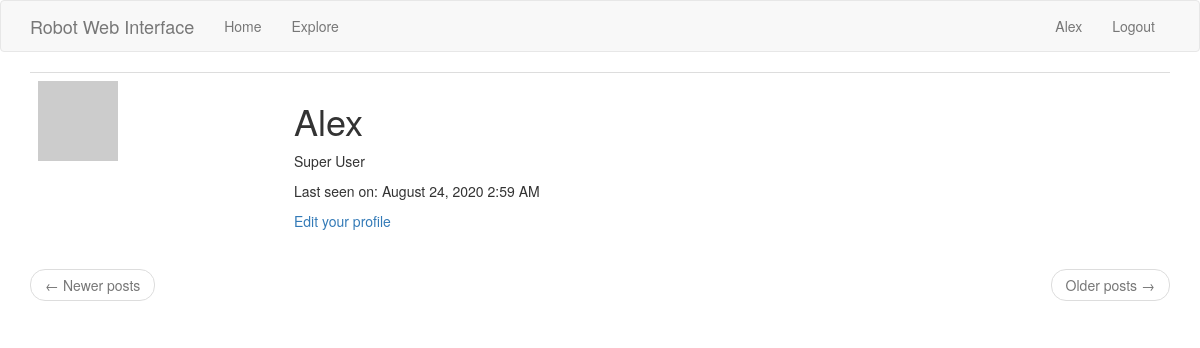
Page /user/Alex (signed in) on the earlier database version.
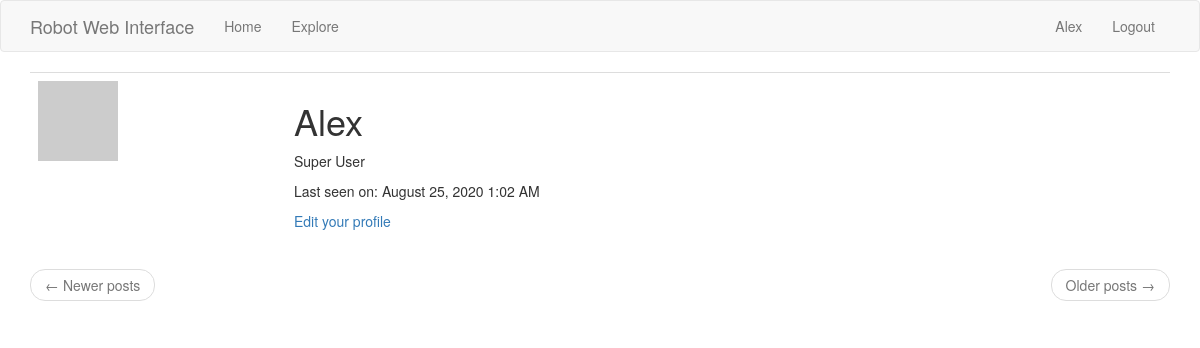
Same page on the later database version.
### webapp/models.py (models this page shows, shortened)
class PaginatedAPIMixin(object):
    @staticmethod
    def to_collection_dict(query, page, per_page, endpoint, **kwargs):
        resources = query.paginate(page, per_page, False)
        data = {
            'items': [item.to_dict() for item in resources.items],
            '_meta': {
                'page': page,
                'per_page': per_page,
                'total_pages': resources.pages,
                'total_items': resources.total
            },
            '_links': {
                'self': url_for(endpoint, page=page, per_page=per_page,
                                **kwargs),
                'next': url_for(endpoint, page=page + 1, per_page=per_page,
                                **kwargs) if resources.has_next else None,
                'prev': url_for(endpoint, page=page - 1, per_page=per_page,
                                **kwargs) if resources.has_prev else None
            }
        }
        return data

class User(PaginatedAPIMixin, UserMixin, db.Model):
    id = db.Column(db.Integer, primary_key=True)
    username = db.Column(db.String(64), index=True, unique=True)
    email = db.Column(db.String(120), index=True, unique=True)
    password_hash = db.Column(db.String(128))
    posts = db.relationship('Post', backref='author', lazy='dynamic')
    about_me = db.Column(db.String(140))
    last_seen = db.Column(db.DateTime, default=datetime.utcnow)
    token = db.Column(db.String(32), index=True, unique=True)
    token_expiration = db.Column(db.DateTime)
    def avatar(self, size):
        digest = md5(self.email.lower().encode('utf-8')).hexdigest()
        return 'https://www.gravatar.com/avatar/{}?d=identicon&s={}'.format(
            digest, size)

### webapp/main/routes.py (the view)
@bp.route('/user/<username>')
@login_required
def user(username):
    user = User.query.filter_by(username=username).first_or_404()
    page = request.args.get('page', 1, type=int)
    posts = user.posts.order_by(Post.timestamp.desc()).paginate(
        page, current_app.config['POSTS_PER_PAGE'], False)
    next_url = url_for('user', username=user.username, page=posts.next_num) \
        if posts.has_next else None
    prev_url = url_for('user', username=user.username, page=posts.prev_num) \
        if posts.has_prev else None
    form = EmptyForm()
    return render_template('user.html', user=user, posts=posts.items, next_url=next_url, prev_url=prev_url, form=form)

### webapp/main/routes.py (called while the page is built)
@bp.before_request
def before_request():
    if current_user.is_authenticated:
        current_user.last_seen = datetime.utcnow()
        db.session.commit()

### webapp/models.py (called while the page is built)
@login.user_loader
def load_user(user_id):
    return User.query.get(int(user_id))

### webapp/templates/user.html (shortened to what this page needs)
{% extends "base.html" %}
{% block app_content %}
    <table class="table table-hover">
        <tr>
            <td width="256px"><img src="{{ user.avatar(256) }}"></td>
            <td>
                <h1>{{ user.username }}</h1>
                {% if user.about_me %}<p>{{ user.about_me }}</p>{% endif %}
                {% if user.last_seen %}
                <p>Last seen on: {{ moment(user.last_seen).format('LLL') }}</p>
                {% endif %}
                {% if user == current_user %}
                <p><a href="{{ url_for('main.edit_profile') }}">Edit your profile</a></p>
                {% endif %}
            </td>
        </tr>
    </table>
    <nav aria-label="...">
        <ul class="pager">
            <li class="previous{% if not prev_url %} disabled{% endif %}">
                <a href="{{ prev_url or '#' }}">
                    <span aria-hidden="true">&larr;</span> Newer posts
                </a>
            </li>
            <li class="next{% if not next_url %} disabled{% endif %}">
                <a href="{{ next_url or '#' }}">
                    Older posts <span aria-hidden="true">&rarr;</span>
                </a>
            </li>
        </ul>
    </nav>
{% endblock %}

### webapp/templates/base.html (shortened to what this page needs)
{% extends 'bootstrap/base.html' %}
{% block scripts %}
    <link rel="stylesheet" href="{{ url_for('static', filename='index.css') }}">
{% endblock %}
{% block navbar %}
    <nav class="navbar navbar-default">
        <div class="container">
            <div class="navbar-header">
                <a class="navbar-brand" href="{{ url_for('main.index') }}">Robot Web Interface</a>
            </div>
            <div class="collapse navbar-collapse" id="bs-example-navbar-collapse-1">
                <ul class="nav navbar-nav">
                    <li><a href="{{ url_for('main.index') }}">Home</a></li>
                    <li><a href="{{ url_for('main.explore') }}">Explore</a></li>
                </ul>
                <ul class="nav navbar-nav navbar-right">
                    {% if current_user.is_anonymous %}
                    <li><a href="{{ url_for('auth.login') }}">Login</a></li>
                    {% else %}
                    <li><a href="{{ url_for('main.user', username=current_user.username) }}">{{ current_user.username }}</a></li>
                    <li><a href="{{ url_for('auth.logout') }}">Logout</a></li>
                    {% endif %}
                </ul>
            </div>
        </div>
    </nav>
{% endblock %}
{% block content %}
    <div class="container">
        {% block app_content %}{% endblock %}
    </div>
{% endblock %}

Differences in the rows shown:
changed User "Alex": last_seen "August 24, 2020 2:59 AM" → "August 25, 2020 1:02 AM"
